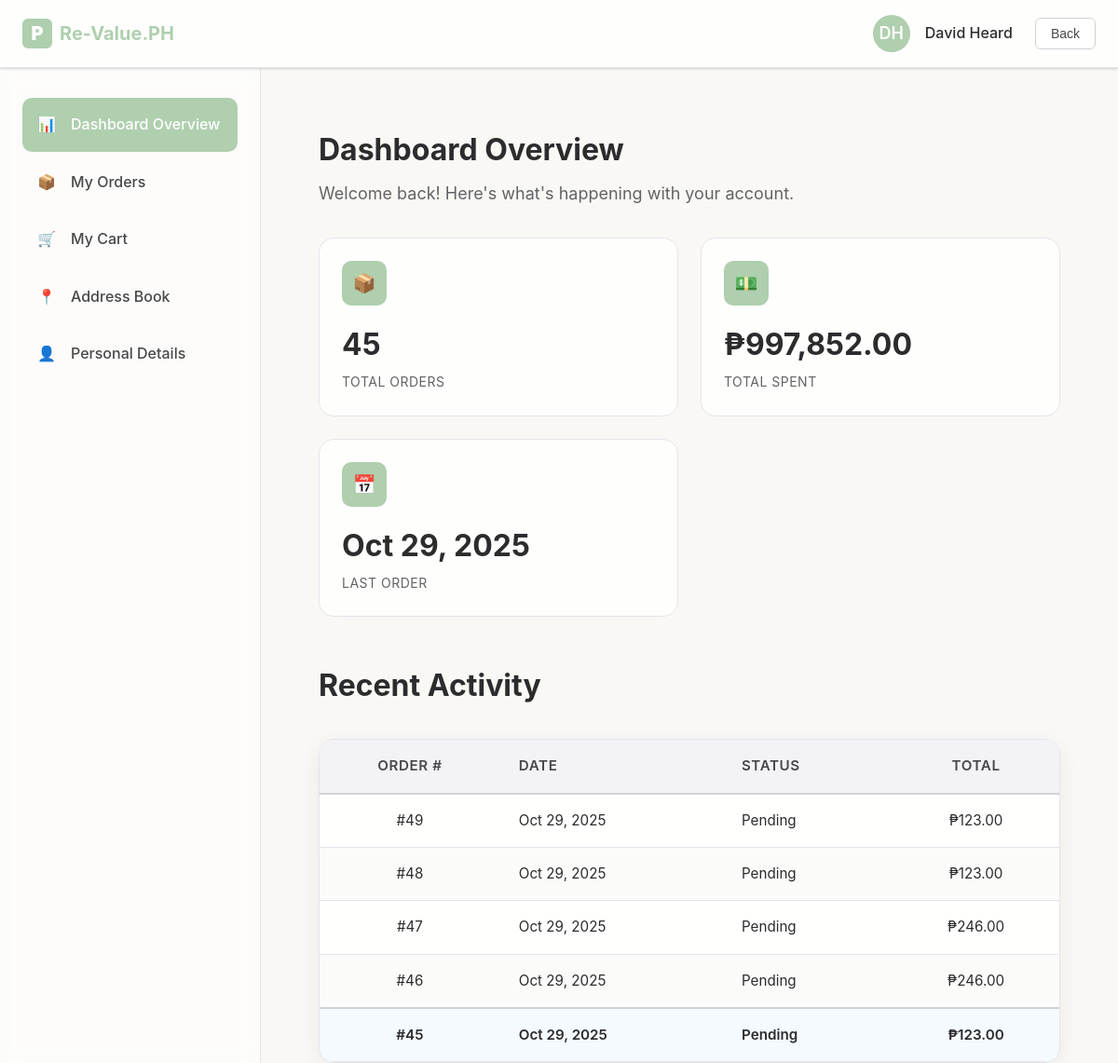
/userDashboard.php (signed in), run on the app's committed database.
### tables this page shows
CREATE TABLE `orders` (
  `id` int(11) NOT NULL,
  `user_id` int(11) NOT NULL,
  `total_amount` decimal(10,2) NOT NULL,
  `order_date` timestamp NOT NULL DEFAULT current_timestamp(),
  `status` varchar(50) NOT NULL DEFAULT 'Pending',
  `payment_method` varchar(50) NOT NULL DEFAULT 'Cash on Delivery',
  `product_names` text NOT NULL,
  `product_images` text NOT NULL,
  `product_sizes` text NOT NULL,
  `shipping_address` varchar(255) NOT NULL
);

### userDashboard.php (the view, shortened to what this page needs)
<?php
include("db.php");
$user_id = $_SESSION['user_id'];
$stmt = $conn->prepare("SELECT COUNT(*) AS total_orders, SUM(total_amount) AS total_spent, MAX(order_date) AS last_order FROM orders WHERE user_id=?");
$stmt->bind_param("i", $user_id);
$stmt->execute();
$stats = $stmt->get_result()->fetch_assoc();
$totalOrders = $stats['total_orders'] ?? 0;
$totalSpent = $stats['total_spent'] ?? 0;
$lastOrder = $stats['last_order'] ?? "No orders yet";
$recentOrdersQuery = $conn->prepare("SELECT * FROM orders WHERE user_id=? ORDER BY order_date DESC LIMIT 5");
$recentOrdersQuery->bind_param("i", $user_id);
$recentOrdersQuery->execute();
$recentOrders = $recentOrdersQuery->get_result();
?>
<!DOCTYPE html>
<html lang="en">
  <head>
    <link rel="stylesheet" href="user.css" />
  </head>
  <body>
    <nav class="top-nav">
      <div class="nav-content">
        <div class="logo">
          <div class="logo-icon">P</div>
          <span class="sage">Re-Value.PH</span>
        </div>
        <div class="user-menu">
          <div class="user-info">
            <div class="user-avatar"><?php
        if (isset($_SESSION['full_name'])) {
            $parts = explode(" ", $_SESSION['full_name']);
            $initials = "";
            foreach ($parts as $p) {
                $initials .= strtoupper($p[0]);
            }
            echo $initials;
        } else {
            echo "G";
        }
      ?>
      </div>
    <span class="user-name">
      <?php echo isset($_SESSION['full_name']) ? htmlspecialchars($_SESSION['full_name']) : 'Guest'; ?>
    </span>
          </div>
          <button class="btn-logout" onclick="handleLogout()">Back</button>
        </div>
      </div>
    </nav>
    <div class="dashboard-container">
      <aside class="sidebar" id="sidebar">
        <nav>
          <ul class="sidebar-nav">
            <li class="nav-item">
              <a href="#" class="nav-link active" data-section="overview">
                <span class="nav-icon">📊</span>
                <span>Dashboard Overview</span>
              </a>
            </li>
            <li class="nav-item">
              <a href="#" class="nav-link" data-section="orders">
                <span class="nav-icon">📦</span>
                <span>My Orders</span>
              </a>
            </li>
            <li class="nav-item">
              <a href="#" class="nav-link" data-section="spent">
                <span class="nav-icon">🛒</span>
                <span>My Cart</span>
              </a>
            </li>
            <li class="nav-item">
              <a href="#" class="nav-link" data-section="addresses">
                <span class="nav-icon">📍</span>
                <span>Address Book</span>
              </a>
            </li>
            <li class="nav-item">
              <a href="#" class="nav-link" data-section="personal">
                <span class="nav-icon">👤</span>
                <span>Personal Details</span>
              </a>
            </li>
          </ul>
        </nav>
      </aside>
      <main class="main-content">
        <section id="overview" class="content-section active">
          <div class="section-header">
            <h1 class="section-title">Dashboard Overview</h1>
            <p class="section-subtitle">
              Welcome back! Here's what's happening with your account.
            </p>
          </div>
          <div class="stats-grid">
            <div class="stat-card">
  <div class="stat-icon">📦</div>
  <div class="stat-value"><?= $totalOrders ?></div>
  <div class="stat-label">Total Orders</div>
</div>
<div class="stat-card">
  <div class="stat-icon">💵</div>
  <div class="stat-value">₱<?= number_format($totalSpent, 2) ?></div>
  <div class="stat-label">Total Spent</div>
</div>
<div class="stat-card">
  <div class="stat-icon">📅</div>
  <div class="stat-value">
    <?= ($lastOrder !== "No orders yet") ? date("M d, Y", strtotime($lastOrder)) : $lastOrder ?>
  </div>
  <div class="stat-label">Last Order</div>
</div>
          </div>
          <div class="section-header">
            <h2 class="section-title">Recent Activity</h2>
          </div>
          <div class="table-container">
            <table class="data-table">
              <thead>
                <tr>
                  <th>Order #</th>
                  <th>Date</th>
                  <th>Status</th>
                  <th>Total</th>
                </tr>
              </thead>
              <tbody id="recentOrdersTable">
  <?php if ($recentOrders->num_rows > 0): ?>
    <?php while ($order = $recentOrders->fetch_assoc()): ?>
      <tr>
        <td>#<?= $order['id'] ?></td>
        <td><?= date("M d, Y", strtotime($order['order_date'])) ?></td>
        <td><?= htmlspecialchars($order['status']) ?></td>
        <td>₱<?= number_format($order['total_amount'], 2) ?></td>
      </tr>
    <?php endwhile; ?>
  <?php else: ?>
    <tr><td colspan="4">No recent orders.</td></tr>
  <?php endif; ?>
</tbody>
            </table>
          </div>
        </section>
      </main>
    </div>
  </body>
</html>

### data on the page
orders: id "49", order_date "Oct 29, 2025", status "Pending", total_amount "123.00"
orders: id "48", order_date "Oct 29, 2025", status "Pending", total_amount "123.00"
orders: id "47", order_date "Oct 29, 2025", status "Pending", total_amount "246.00"
orders: id "46", order_date "Oct 29, 2025", status "Pending", total_amount "246.00"
orders: id "45", order_date "Oct 29, 2025", status "Pending", total_amount "123.00"

### other printed values
$initials "DH"
$_SESSION['full_name'] "David Heard"
$totalOrders "45"
$totalSpent "997,852.00"
date("M d, Y", strtotime($lastOrder)) "Oct 29, 2025"
